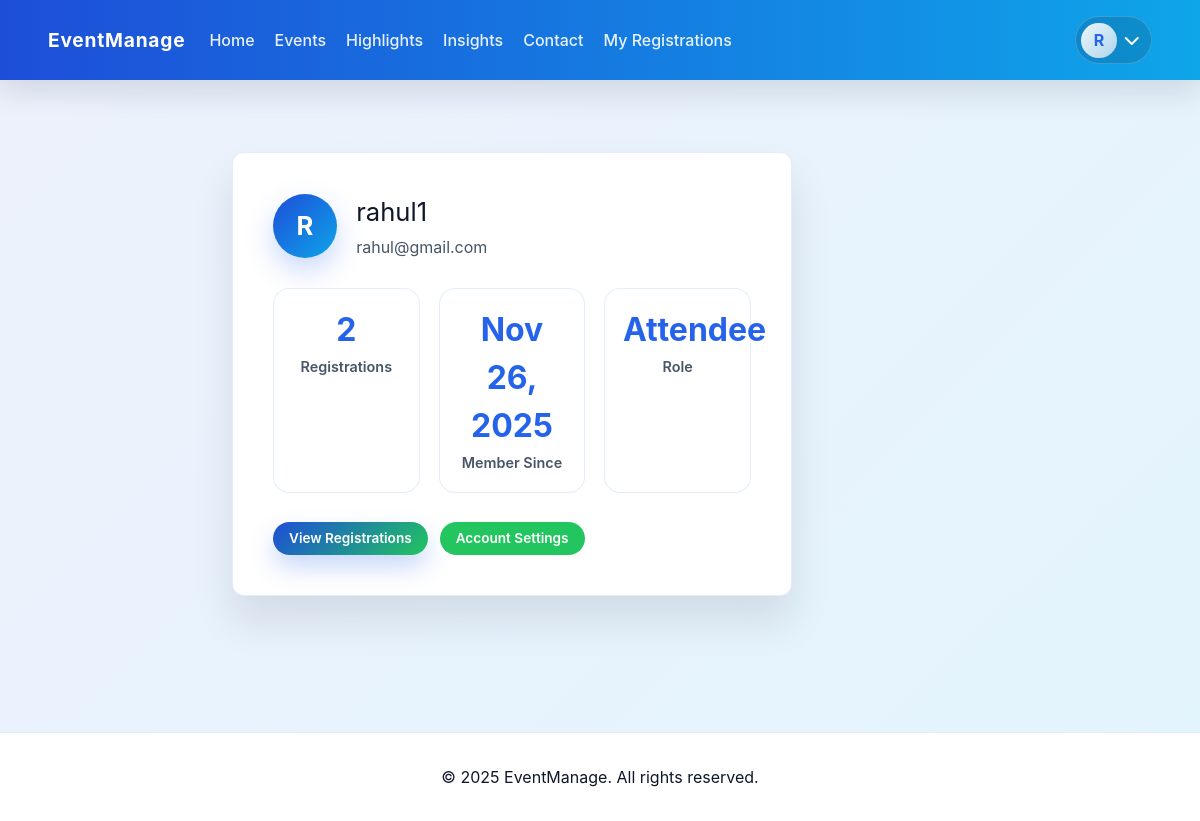
The page /auth/account (signed in) on the database its author committed.
### app/models.py (models this page shows, shortened)
class User(UserMixin, db.Model):
    id = db.Column(db.Integer, primary_key=True)
    name = db.Column(db.String(120), nullable=False)
    email = db.Column(db.String(120), unique=True, nullable=False)
    password_hash = db.Column(db.String(256), nullable=False)
    is_admin = db.Column(db.Boolean, default=False, nullable=False)
    admin_scope = db.Column(db.String(50), default="super")
    created_at = db.Column(db.DateTime, default=datetime.utcnow)
    registrations = db.relationship("Registration", back_populates="user", cascade="all, delete-orphan")
    interests = db.relationship("EventInterest", back_populates="user", cascade="all, delete-orphan")

### app/auth.py (the view)
@auth_bp.route("/account")
@login_required
def account():
    registration_count = len(current_user.registrations)
    return render_template("account.html", registration_count=registration_count)

### app/__init__.py (called while the page is built)
def create_app():
    app = Flask(__name__, instance_relative_config=True)
    app.config.from_object("config.Config")
    os.makedirs(app.instance_path, exist_ok=True)
    db.init_app(app)
    login_manager.init_app(app)
    from .models import User, seed_admin, seed_sample_events
    @login_manager.user_loader
    def load_user(user_id):
        return User.query.get(int(user_id))
    from .auth import auth_bp
    from .events import events_bp
    from .admin import admin_bp
    app.register_blueprint(events_bp)
    app.register_blueprint(auth_bp)
    app.register_blueprint(admin_bp)
    @app.route("/")
    def home():
        return "App is live!"
    with app.app_context():
        db.create_all()
        seed_admin()
        seed_sample_events()
    return app

### app/events.py (called while the page is built)
@events_bp.app_context_processor
def inject_globals():
    return {"current_year": datetime.utcnow().year}

### app/templates/account.html (shortened to what this page needs)
{% extends 'base.html' %}
{% block content %}
<section class="section">
  <div class="profile-card">
    <div class="profile-card__header">
      <div class="profile-card__avatar">{{ current_user.name[:1]|upper }}</div>
      <div>
        <h1>{{ current_user.name }}</h1>
        <p>{{ current_user.email }}</p>
      </div>
    </div>
    <div class="profile-card__stats">
      <div>
        <span class="stat__value">{{ registration_count }}</span>
        <span class="stat__label">Registrations</span>
      </div>
      <div>
        <span class="stat__value">{{ current_user.created_at.strftime('%b %d, %Y') }}</span>
        <span class="stat__label">Member Since</span>
      </div>
      <div>
        <span class="stat__value">{{ 'Admin' if current_user.is_admin else 'Attendee' }}</span>
        <span class="stat__label">Role</span>
      </div>
    </div>
    <div class="profile-card__actions">
      <a class="btn btn--primary btn--small" href="{{ url_for('events.my_registrations') }}">View Registrations</a>
      <a class="btn btn--secondary btn--small" href="{{ url_for('auth.settings') }}">Account Settings</a>
    </div>
  </div>
</section>
{% endblock %}

### app/templates/base.html (shortened to what this page needs)
<!doctype html>
<html lang="en">
  <head>
    <link rel="stylesheet" href="https://cdnjs.cloudflare.com/ajax/libs/font-awesome/6.5.2/css/all.min.css" />
    <script src="https://cdn.tailwindcss.com"></script>
    <link rel="stylesheet" href="{{ url_for('static', filename='css/styles.css') }}">
  </head>
  <body>
    <header class="site-header">
      <nav class="navbar">
        <div class="navbar__left">
          <a class="navbar__brand" href="{{ url_for('events.home') }}">EventManage</a>
          <div class="navbar__links" id="navMenu">
            <a href="{{ url_for('events.home') }}">Home</a>
            <a href="{{ url_for('events.events_list') }}">Events</a>
            <a href="{{ url_for('events.home') }}#highlights">Highlights</a>
            <a href="{{ url_for('events.home') }}#insights">Insights</a>
            <a href="{{ url_for('events.home') }}#contact">Contact</a>
            {% if current_user.is_authenticated %}
              <a href="{{ url_for('events.my_registrations') }}">My Registrations</a>
            {% endif %}
          </div>
        </div>
        <div class="navbar__right">
          <div class="navbar__user">
            <button id="userToggle" class="navbar__user-button" aria-label="User menu" aria-haspopup="true" aria-expanded="false">
              <span class="navbar__avatar">
                {% if current_user.is_authenticated %}
                  {{ current_user.name[:1]|upper }}
                {% else %}
                  <i class="fa fa-user"></i>
                {% endif %}
              </span>
              <i class="fa fa-chevron-down"></i>
            </button>
          </div>
        </div>
      </nav>
    </header>
    <main class="container">
      {% block content %}{% endblock %}
    </main>
    <footer class="site-footer">
      <p>&copy; {{ current_year or 2025 }} EventManage. All rights reserved.</p>
    </footer>
  </body>
</html>

### rows shown on the page
User: name "R", name "rahul1", email "rahul@gmail.com", created_at "Nov 26, 2025", is_admin "Attendee"

### other values the page prints
{{ registration_count }} "2"
